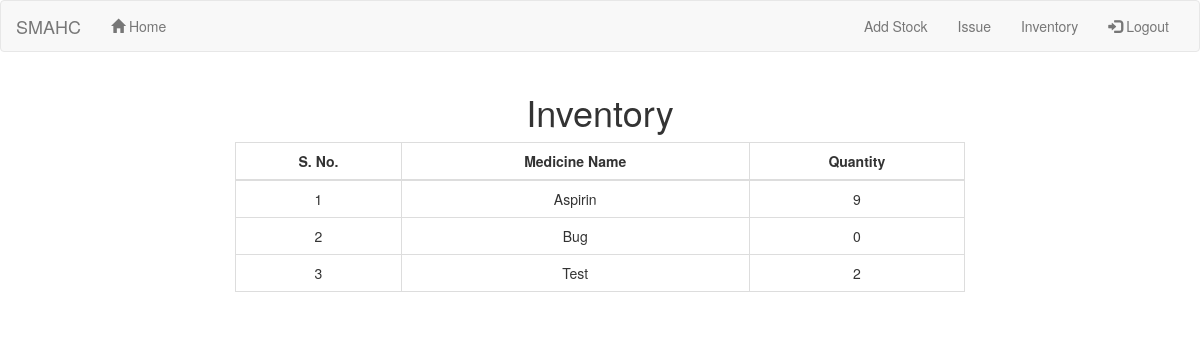
The page /inventory (signed in) on the database as committed earlier.
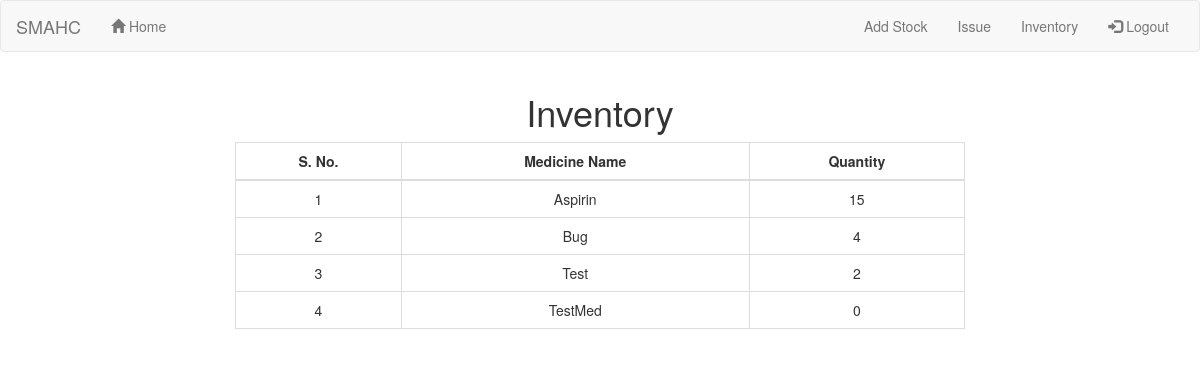
The same page on the database as committed later.
### myapp/models.py (models this page shows, shortened)
class Medicine(models.Model):
	name = models.CharField(max_length=200)
	quantity = models.IntegerField(default=0)
	critical_quantity = models.IntegerField(default=10)

### myapp/views.py (the view)
# urls.py: url(r'inventory',views.inventory,name='issue'),
def inventory(request):
	if not request.user.is_authenticated():
		return HttpResponseRedirect("login")
	m = sorted(Medicine.objects.all(), key=lambda x: x.name)
	context = {'medicines':m}
	return render(request,'inventory.html',context)

### myapp/templates/inventory.html (shortened to what this page needs)
{% extends "base.html" %}
{% block content %}
	<div class="container">
		<h1 align="center">Inventory</h1>
		<div class="col-md-8 col-md-offset-2">
			<table class="table table-bordered table-hover">
				<thead class="thead-inverse">
					<th>S. No.</th>
					<th>Medicine Name</th>
					<th>Quantity</th>
				</thead>
				<tbody>
					{% for m in medicines %}
						<tr class="clickable-row" data-href="medicine/{{ m.id }}">
							<td>{{ forloop.counter }}</td>
							<td>{{ m.name }}</td>
							<td>{{ m.quantity }}</td>
						</tr>
					{% endfor %}
				</tbody>
			</table>
		</div>
	</div>
{% endblock %}

### myapp/templates/base.html (shortened to what this page needs)
{% load staticfiles %}
<!DOCTYPE html>
<html>
<head>
	<link rel="stylesheet" type="text/css" href="{% static "myapp/css/bootstrap.min.css" %}">
	<link rel="stylesheet" type="text/css" href="{% static "myapp/css/bootstrap-select.min.css" %}">
	<link rel="stylesheet" type="text/css" href="{% static "myapp/css/style.css" %}">
</head>
<body>
	<nav class="navbar navbar-default">
		<div class="container-fluid">
			<div class="navbar-header">
				<a class="navbar-brand" href="/">SMAHC</a>
			</div>
			{% if user.is_authenticated %}
			<div class="collapse navbar-collapse" id="myNavbar">
				<ul class="nav navbar-nav">
					<li><a href="/"><span class="glyphicon glyphicon-home"></span> Home</a></li>
				</ul>
				<ul class="nav navbar-nav navbar-right">
					<li><a href="add">Add Stock</a></li>
					<li><a href="issue">Issue</a></li>
					<li><a href="inventory">Inventory</a></li>
					<li><a href="logout"><span class="glyphicon glyphicon-log-in"></span> Logout</a></li>
				</ul>
			</div>
			{% endif %}
		</div>
	</nav>
	{% block content %}
	{% endblock %}
</body>
</html>

### myapp/static/myapp/css/style.css (style rules this page uses)
.table td, .table th { text-align: center; }
.clickable-row { cursor: pointer; }

Rows that differ between the two databases and show on the page:
changed Medicine "Aspirin": quantity "9" → "15"
changed Medicine "Bug": quantity "0" → "4"
added Medicine: name "TestMed", quantity "0"
